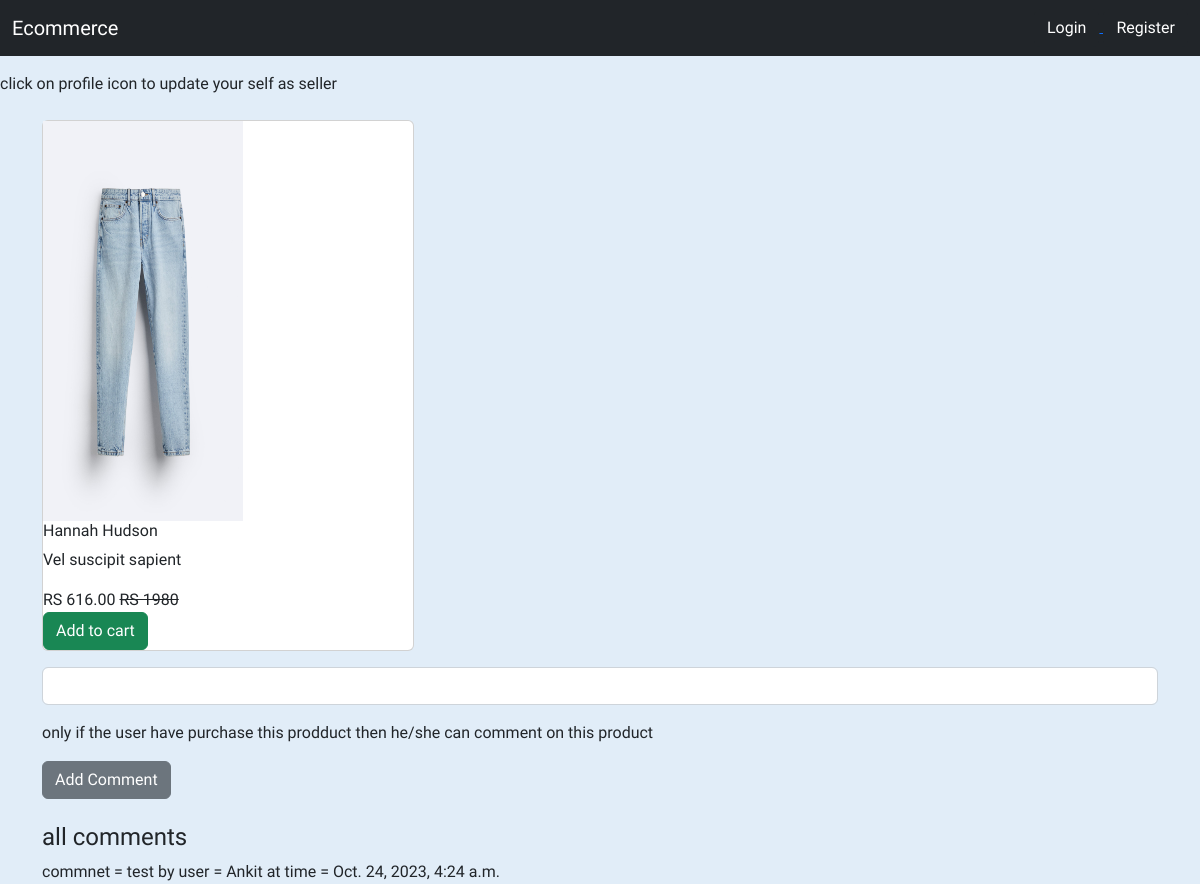
Page /view_product/1 on the committed database.
### product/models.py (models this page shows)
class Product(models.Model):
    CATEGORY_CHOICES = [
        ('mens_wear', 'Mens Wear'),
        ('ladies_wear', 'Ladies Wear'),
        ('children_wear', 'Children Wear'),
    ]
    name = models.CharField(max_length=255)
    description = models.TextField()
    price = models.DecimalField(max_digits=10, decimal_places=2)
    category = models.CharField(max_length=255)
    image = models.ImageField(upload_to='product_images/')
    seller = models.ForeignKey(User, on_delete=models.CASCADE)

class Comment(models.Model):
    product = models.ForeignKey(Product, related_name="comment_on_product", on_delete=models.CASCADE)
    user = models.ForeignKey(User, related_name="comment_by_user", on_delete=models.CASCADE)
    body = models.CharField(max_length=255)
    created_at = models.DateTimeField(auto_now_add=True)

### product/views.py (the view)
# urls.py: path("view_product/<int:product_id>", views.view_product , name = 'view_product'),
def view_product(request,product_id):
    product = Product.objects.get(id=product_id)
    comments = Comment.objects.filter(product_id=product_id)
    context = {
        "product":product,
        "comments":comments
    }
    return render(request, 'product/view_product.html',context)

### templates/product/view_product.html (shortened to what this page needs)
{% extends 'base.html' %}
{% block content %}
<div class="col-md-4">
    <figure class="card card-product-grid">
      <div class="img-wrap">
        <a
        ><img src="{{ product.image.url }}" width="200" height="400" /></a>
      </div>
      <figcaption class="info-wrap">
        <div class="fix-height">
          <h6  class="title">{{ product.name }}</h6>
          <p  class="title">{{ product.description }}</p>
          <div class="price-wrap mt-2">
            <span class="price">RS {{ product.price }}</span>
            <del class="price-old">RS 1980</del>
          </div>
        </div>
         <a
          href="{% url 'add_to_cart' product_id=product.id %}"
          class="btn btn-block btn-success"
          >Add to cart
        </a>
      </figcaption>
    </figure>
  </div>
  <div>
    <form method="POST" action="{% url 'add_comment' product_id=product.id %}">
        <div class="mb-3">
            <input type="text" class="form-control" required name="comment" placeholder="">
        </div>
        <p>only if the user have purchase this prodduct then he/she can comment on this product</p>
        <button type="submit" class="btn btn-secondary">Add Comment</button>
    </form>
  </div>
  <div>
    <h4>all comments</h4>
    {% for comment in comments %}
    commnet =  {{comment.body}} by user = {{comment.user.username|title}} at time = {{comment.created_at}}
    {% endfor %}
  </div>
  {% endblock %}

### templates/base.html (style rules this page uses)
body { font-family: 'Cambay', sans-serif; background-color: #e1edf8; }

### rows in the picture
Product: image (picture), name "Hannah Hudson", description "Vel suscipit sapient", price "616.00"
Comment: body "test", user.username "Ankit", created_at "Oct. 24, 2023, 4:24 a.m."
